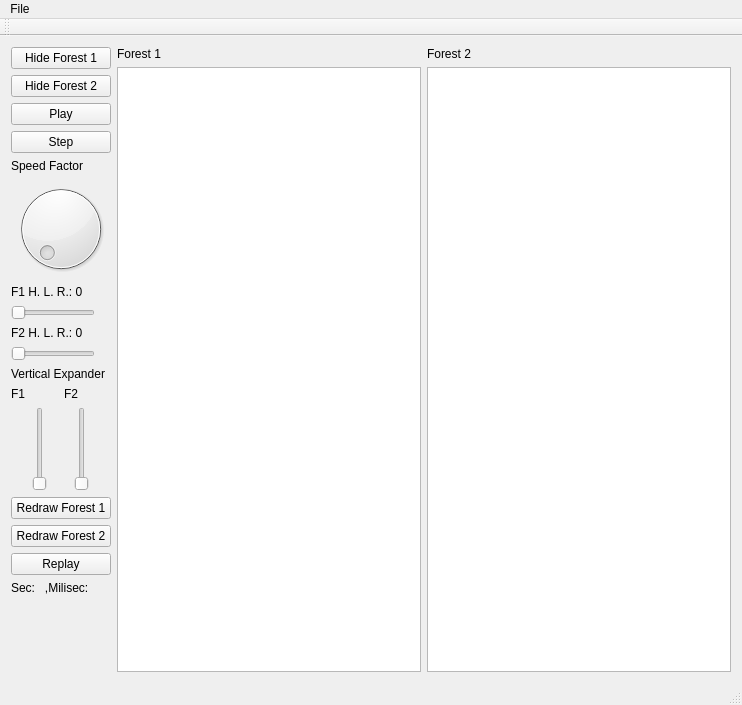
<?xml version="1.0" encoding="UTF-8"?>
<ui version="4.0">
 <class>MainWindow</class>
 <widget class="QMainWindow" name="MainWindow">
  <property name="geometry">
   <rect>
    <x>0</x>
    <y>0</y>
    <width>742</width>
    <height>705</height>
   </rect>
  </property>
  <property name="windowTitle">
   <string>MEDDLY/SMART Visualization</string>
  </property>
  <widget class="QWidget" name="centralWidget">
   <layout class="QHBoxLayout" name="horizontalLayout_2">
    <item>
     <layout class="QVBoxLayout" name="verticalLayout">
      <item>
       <widget class="QPushButton" name="hideForest1">
        <property name="text">
         <string>Hide Forest 1</string>
        </property>
       </widget>
      </item>
      <item>
       <widget class="QPushButton" name="hideForest2">
        <property name="text">
         <string>Hide Forest 2</string>
        </property>
       </widget>
      </item>
      <item>
       <widget class="QPushButton" name="play">
        <property name="text">
         <string>Play</string>
        </property>
       </widget>
      </item>
      <item>
       <widget class="QPushButton" name="step">
        <property name="text">
         <string>Step</string>
        </property>
       </widget>
      </item>
      <item>
       <widget class="QLabel" name="speedFactorLabel">
        <property name="text">
         <string>Speed Factor</string>
        </property>
       </widget>
      </item>
      <item>
       <widget class="QDial" name="speedFactorDial">
        <property name="sizePolicy">
         <sizepolicy hsizetype="Fixed" vsizetype="Fixed">
          <horstretch>0</horstretch>
          <verstretch>0</verstretch>
         </sizepolicy>
        </property>
        <property name="maximumSize">
         <size>
          <width>16777215</width>
          <height>16777214</height>
         </size>
        </property>
        <property name="minimum">
         <number>1</number>
        </property>
        <property name="maximum">
         <number>100</number>
        </property>
        <property name="singleStep">
         <number>2</number>
        </property>
        <property name="value">
         <number>1</number>
        </property>
        <property name="notchesVisible">
         <bool>false</bool>
        </property>
       </widget>
      </item>
      <item>
       <widget class="QLabel" name="f1HLRLabel">
        <property name="sizePolicy">
         <sizepolicy hsizetype="Fixed" vsizetype="Fixed">
          <horstretch>0</horstretch>
          <verstretch>0</verstretch>
         </sizepolicy>
        </property>
        <property name="text">
         <string>F1 H. L. R.: 0</string>
        </property>
       </widget>
      </item>
      <item>
       <widget class="QSlider" name="f1HorizontalLinearReduction">
        <property name="sizePolicy">
         <sizepolicy hsizetype="Fixed" vsizetype="Fixed">
          <horstretch>0</horstretch>
          <verstretch>0</verstretch>
         </sizepolicy>
        </property>
        <property name="minimum">
         <number>1</number>
        </property>
        <property name="maximum">
         <number>4</number>
        </property>
        <property name="value">
         <number>1</number>
        </property>
        <property name="orientation">
         <enum>Qt::Horizontal</enum>
        </property>
       </widget>
      </item>
      <item>
       <widget class="QLabel" name="f2HLRLabel">
        <property name="text">
         <string>F2 H. L. R.: 0</string>
        </property>
       </widget>
      </item>
      <item>
       <widget class="QSlider" name="f2HorizontalLinearReduction">
        <property name="sizePolicy">
         <sizepolicy hsizetype="Fixed" vsizetype="Fixed">
          <horstretch>0</horstretch>
          <verstretch>0</verstretch>
         </sizepolicy>
        </property>
        <property name="minimum">
         <number>1</number>
        </property>
        <property name="maximum">
         <number>4</number>
        </property>
        <property name="orientation">
         <enum>Qt::Horizontal</enum>
        </property>
       </widget>
      </item>
      <item>
       <widget class="QLabel" name="verticalExpanderLabel">
        <property name="text">
         <string>Vertical Expander</string>
        </property>
       </widget>
      </item>
      <item>
       <layout class="QHBoxLayout" name="horizontalLayout_4">
        <item>
         <widget class="QLabel" name="f1PenHeightLabel">
          <property name="text">
           <string>F1</string>
          </property>
         </widget>
        </item>
        <item>
         <widget class="QLabel" name="f2PenHeightLabel">
          <property name="text">
           <string>F2</string>
          </property>
         </widget>
        </item>
       </layout>
      </item>
      <item>
       <layout class="QHBoxLayout" name="horizontalLayout">
        <item>
         <widget class="QSlider" name="f1VerticalExpanderSlider">
          <property name="sizePolicy">
           <sizepolicy hsizetype="Fixed" vsizetype="Fixed">
            <horstretch>0</horstretch>
            <verstretch>0</verstretch>
           </sizepolicy>
          </property>
          <property name="minimum">
           <number>1</number>
          </property>
          <property name="maximum">
           <number>10</number>
          </property>
          <property name="orientation">
           <enum>Qt::Vertical</enum>
          </property>
         </widget>
        </item>
        <item>
         <widget class="QSlider" name="f2VerticalExpanderSlider">
          <property name="sizePolicy">
           <sizepolicy hsizetype="Fixed" vsizetype="Fixed">
            <horstretch>0</horstretch>
            <verstretch>0</verstretch>
           </sizepolicy>
          </property>
          <property name="minimum">
           <number>1</number>
          </property>
          <property name="maximum">
           <number>10</number>
          </property>
          <property name="orientation">
           <enum>Qt::Vertical</enum>
          </property>
         </widget>
        </item>
       </layout>
      </item>
      <item>
       <widget class="QPushButton" name="redrawForest1">
        <property name="text">
         <string>Redraw Forest 1</string>
        </property>
       </widget>
      </item>
      <item>
       <widget class="QPushButton" name="redrawForest2">
        <property name="text">
         <string>Redraw Forest 2</string>
        </property>
       </widget>
      </item>
      <item>
       <widget class="QPushButton" name="replayButton">
        <property name="text">
         <string>Replay</string>
        </property>
       </widget>
      </item>
      <item>
       <widget class="QLabel" name="timer">
        <property name="text">
         <string>Sec:   ,Milisec: </string>
        </property>
       </widget>
      </item>
      <item>
       <spacer name="verticalSpacer">
        <property name="orientation">
         <enum>Qt::Vertical</enum>
        </property>
        <property name="sizeHint" stdset="0">
         <size>
          <width>20</width>
          <height>40</height>
         </size>
        </property>
       </spacer>
      </item>
     </layout>
    </item>
    <item>
     <layout class="QHBoxLayout" name="horizontalLayout_3">
      <item>
       <layout class="QVBoxLayout" name="verticalLayout_3">
        <item>
         <widget class="QLabel" name="labelForest1">
          <property name="text">
           <string>Forest 1</string>
          </property>
         </widget>
        </item>
        <item>
         <widget class="QGraphicsView" name="forest1"/>
        </item>
       </layout>
      </item>
      <item>
       <layout class="QVBoxLayout" name="verticalLayout_4">
        <item>
         <widget class="QLabel" name="labelForest2">
          <property name="text">
           <string>Forest 2</string>
          </property>
         </widget>
        </item>
        <item>
         <widget class="QGraphicsView" name="forest2"/>
        </item>
       </layout>
      </item>
     </layout>
    </item>
   </layout>
  </widget>
  <widget class="QMenuBar" name="menuBar">
   <property name="geometry">
    <rect>
     <x>0</x>
     <y>0</y>
     <width>742</width>
     <height>26</height>
    </rect>
   </property>
   <widget class="QMenu" name="menuFile">
    <property name="title">
     <string>File</string>
    </property>
    <addaction name="actionOpen"/>
   </widget>
   <addaction name="menuFile"/>
  </widget>
  <widget class="QToolBar" name="mainToolBar">
   <attribute name="toolBarArea">
    <enum>TopToolBarArea</enum>
   </attribute>
   <attribute name="toolBarBreak">
    <bool>false</bool>
   </attribute>
  </widget>
  <widget class="QStatusBar" name="statusBar"/>
  <action name="actionOpen">
   <property name="text">
    <string>Open Log File</string>
   </property>
  </action>
 </widget>
 <layoutdefault spacing="6" margin="11"/>
 <resources/>
 <connections/>
</ui>
